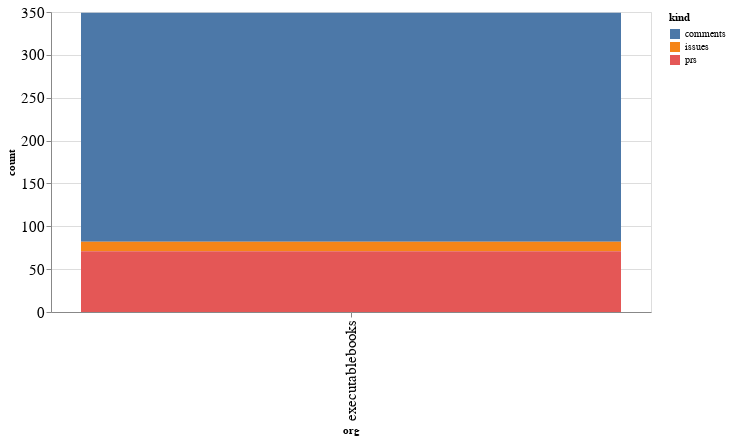

The code cell stored with this chart in its notebook:
### Code cell
alt.Chart(org_summaries, width=600).mark_bar().encode(
    x='org',
    y='count',
    color='kind',
    tooltip="org"
)

### Figure 1 — Vega-Lite specification as saved in the notebook (floating-point values rounded to 4 significant figures)
{"config": {"axisLeft": {"labelFontSize": 15}, "axisBottom": {"labelFontSize": 15}}, "data": {"name": "data-cef7881bdc5ed8017607afa3f8a94659"}, "mark": "bar", "encoding": {"color": {"field": "kind", "type": "nominal"}, "tooltip": {"field": "org", "type": "nominal"}, "x": {"field": "org", "type": "nominal"}, "y": {"field": "count", "type": "quantitative"}}, "width": 600, "$schema": "https://vega.github.io/schema/vega-lite/v4.17.0.json", "datasets": {"data-cef7881bdc5ed8017607afa3f8a94659": [{"org": "executablebooks", "kind": "comments", "count": 267}, {"org": "executablebooks", "kind": "issues", "count": 11}, {"org": "executablebooks", "kind": "prs", "count": 71}]}}
